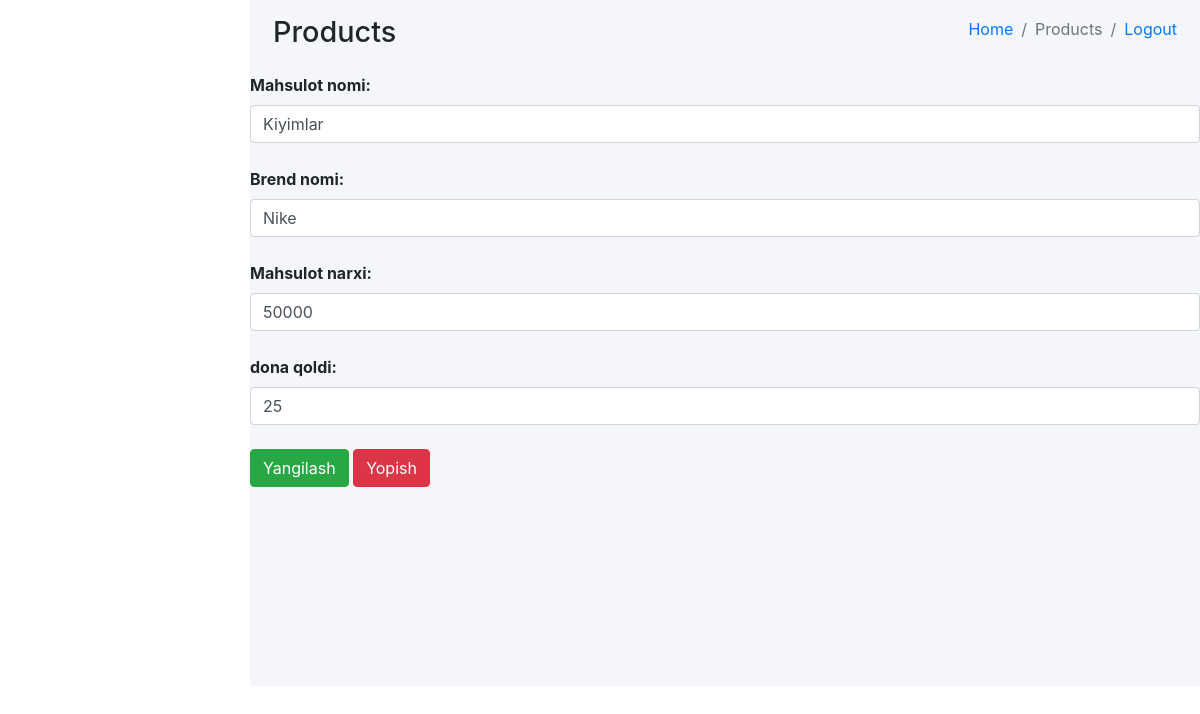
Page /asosiy/mahsulotlar_update/1/ (signed in) on the committed database.
### asosiy/models.py (models this page shows, shortened)
class Mahsulot(models.Model):
    nom = models.CharField(max_length=50)
    brend = models.CharField(max_length=50)
    olchov = models.CharField(max_length=50)
    narx = models.PositiveIntegerField()
    miqdor = models.PositiveSmallIntegerField()
    kelgan_sana = models.DateField(null=True, blank=True)
    ombor = models.ForeignKey(Ombor, on_delete=models.CASCADE)

### asosiy/views.py (the view, shortened to what this page needs)
# urls.py: path("mahsulotlar_update/<int:son>/", MahsulotlarUpdateView.as_view()),
class MahsulotlarUpdateView(View):
    def get(self, request, son):
        if request.user.is_authenticated:
            product = Mahsulot.objects.get(id=son)
            if product.ombor == request.user:
                content = {
                    "mahsulot": Mahsulot.objects.get(id=son)
                }
                return render(request, "product_update.html", content)
            return redirect("/asosiy/mahsulotlar/")
        return redirect("/")

### templates/product_update.html (shortened to what this page needs)
<!DOCTYPE html>
<html lang="en">
<head>
    {% load static %}
  <link rel="stylesheet" href="{% static 'plugins/fontawesome-free/css/all.min.css' %}">
  <link rel="stylesheet" href="https://code.ionicframework.com/ionicons/2.0.1/css/ionicons.min.css">
  <link rel="stylesheet" href="{% static 'dist/css/adminlte.min.css' %}">
  <link rel="stylesheet" href="https://maxcdn.bootstrapcdn.com/bootstrap/4.5.2/css/bootstrap.min.css">
</head>
<body class="hold-transition sidebar-mini">
<div class="wrapper">
  <div class="content-wrapper">
    <div class="content-header">
      <div class="container-fluid">
        <div class="row mb-2">
          <div class="col-sm-6">
            <h1 class="m-0">Products</h1>
          </div>
          <div class="col-sm-6">
            <ol class="breadcrumb float-sm-right">
              <li class="breadcrumb-item"><a href="#">Home</a></li>
              <li class="breadcrumb-item active">Products</li>
              <li class="breadcrumb-item"><a href="#">Logout</a></li>
            </ol>
          </div>
        </div>
      </div>
    </div>
          <form method="post" id="edit-product-form"> {% csrf_token %}
              <label for="edit-product-name">Mahsulot nomi:</label>
              <input type="text" name="nom" value="{{ mahsulot.nom }}" placeholder="Mahsulot nomi..." id="edit-product-name" class="form-control" required>
                <br>
              <label for="edit-product-name">Brend nomi:</label>
              <input type="text" name="brend" value="{{ mahsulot.brend }}" placeholder="Brend nomi..." id="edit-product-brend" class="form-control" required>
              <br>
              <label for="edit-product-name">Mahsulot narxi:</label>
              <input type="number" name="narx" value="{{ mahsulot.narx }}" placeholder="Mahsulot narxi..." id="edit-product-price" class="form-control" required>
              <br>
              <label for="edit-product-name">{{ mahsulot.olchov }} qoldi:</label>
              <input type="number" name="miqdor" value="{{ mahsulot.miqdor }}" placeholder="Dona qoldi..." id="edit-product-amount" class="form-control" required>
              <br>
            <button type="submit" class="btn btn-success">Yangilash</button>
            <a href="/asosiy/mahsulotlar/"><button type="button" class="btn btn-danger" data-dismiss="modal">Yopish</button></a>
      </form>
</body>
</html>

### rows in the picture
Mahsulot: nom "Kiyimlar", brend "Nike", narx "50000", olchov "dona", miqdor "25"
